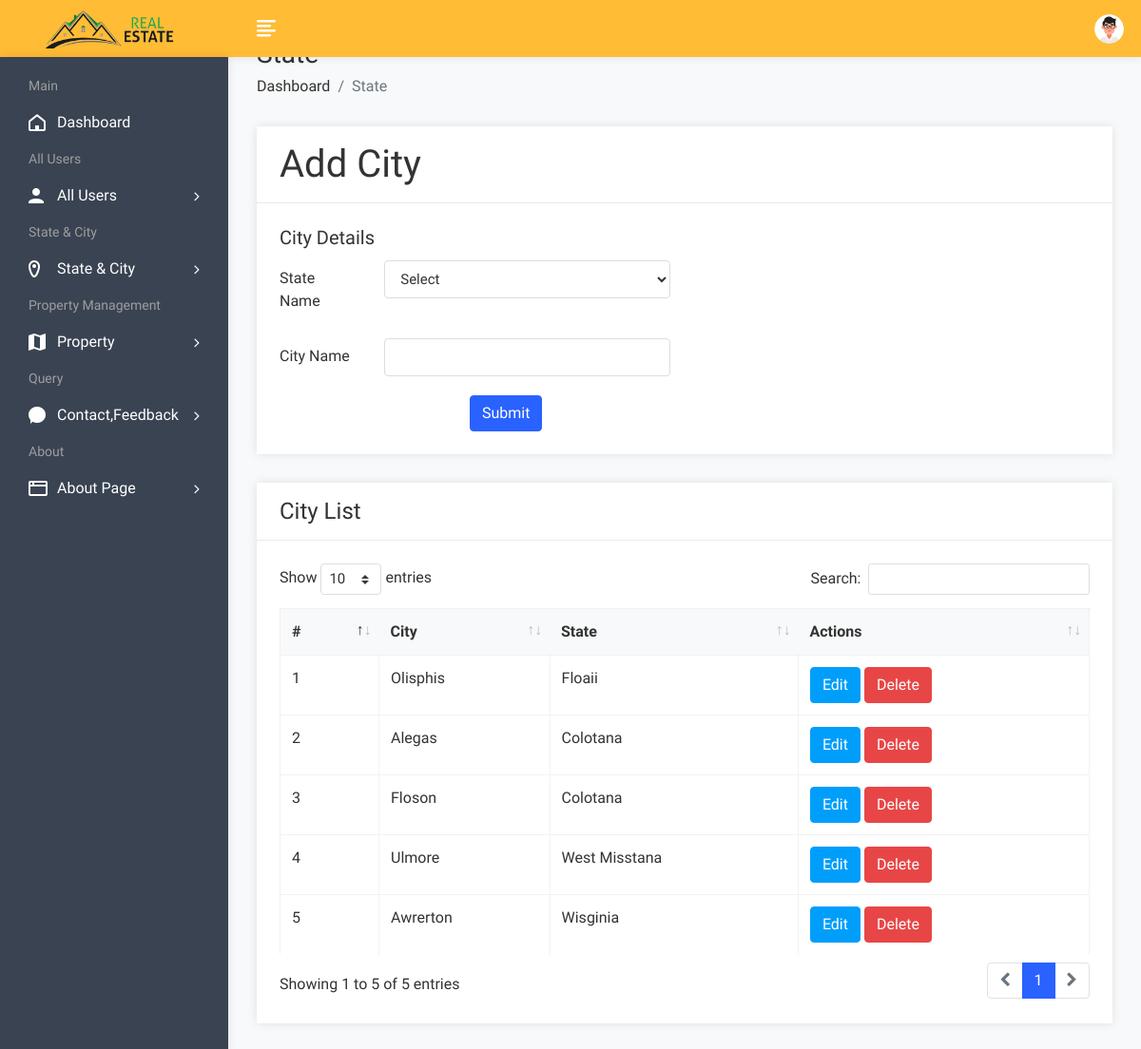
Before: /admin/cityadd.php (signed in) with the older database file.
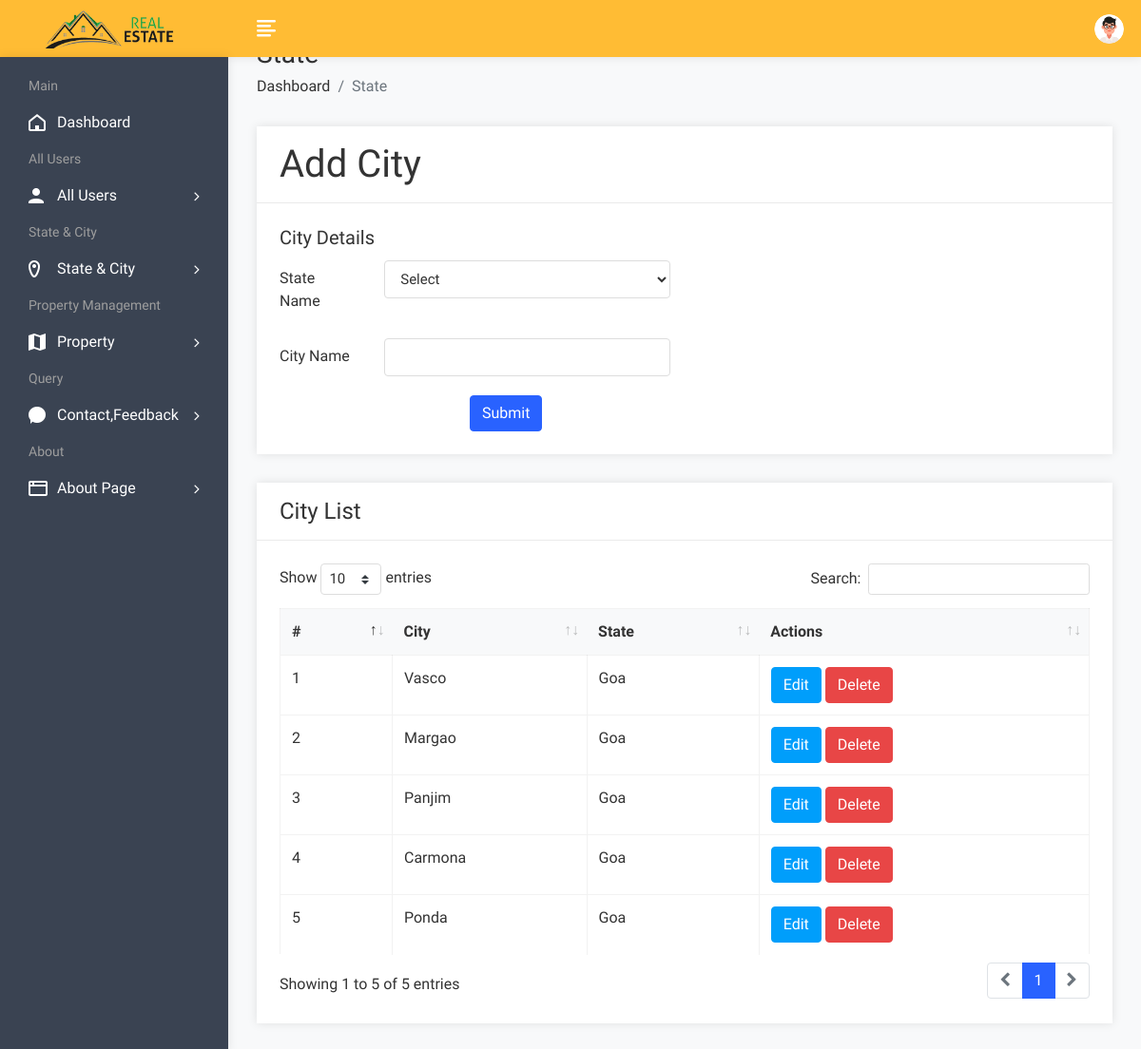
After: the same page with the newer database file.
### tables this page shows
CREATE TABLE `city` (
  `cid` int(50) NOT NULL,
  `cname` varchar(100) NOT NULL,
  `sid` int(50) NOT NULL
);

CREATE TABLE `state` (
  `sid` int(50) NOT NULL,
  `sname` varchar(100) NOT NULL
);

### admin/cityadd.php (the view, shortened to what this page needs)
<!DOCTYPE html>
<html lang="en">
<head>
        <link rel="stylesheet" href="assets/css/bootstrap.min.css">
        <link rel="stylesheet" href="assets/css/font-awesome.min.css">
        <link rel="stylesheet" href="assets/css/feathericon.min.css">
		<link rel="stylesheet" href="assets/plugins/datatables/dataTables.bootstrap4.min.css">
		<link rel="stylesheet" href="assets/plugins/datatables/responsive.bootstrap4.min.css">
		<link rel="stylesheet" href="assets/plugins/datatables/select.bootstrap4.min.css">
		<link rel="stylesheet" href="assets/plugins/datatables/buttons.bootstrap4.min.css">
        <link rel="stylesheet" href="assets/css/style.css">
    </head>
    <body>
			<?php include("header.php");?>
            <div class="page-wrapper">
                <div class="content container-fluid">
					<div class="page-header">
						<div class="row">
							<div class="col">
								<h3 class="page-title">State</h3>
								<ul class="breadcrumb">
									<li class="breadcrumb-item"><a href="dashboard.php">Dashboard</a></li>
									<li class="breadcrumb-item active">State</li>
								</ul>
							</div>
						</div>
					</div>
					<div class="row">
						<div class="col-md-12">
							<div class="card">
								<div class="card-header">
									<h1 class="card-title">Add City</h1>
								</div>
								<form method="post" id="insert product" enctype="multipart/form-data">
									<div class="card-body">
											<div class="row">
												<div class="col-xl-6">
													<h5 class="card-title">City Details</h5>
													<div class="form-group row">
														<label class="col-lg-3 col-form-label">State Name</label>
														<div class="col-lg-9" >
															<select class="form-control" name="state">
																<option value="">Select</option>
															</select>
														</div>
													</div>
													<div class="form-group row">
														<label class="col-lg-3 col-form-label">City Name</label>
														<div class="col-lg-9">
															<input type="text" class="form-control" name="city">
														</div>
													</div>
												</div>
											</div>
											<div class="text-left">
												<input type="submit" class="btn btn-primary"  value="Submit" name="insert" style="margin-left:200px;">
											</div>
									</div>
								</form>
							</div>
						</div>
					</div>
				<div class="row">
						<div class="col-sm-12">
							<div class="card">
								<div class="card-header">
									<h4 class="card-title">City List</h4>
								</div>
								<div class="card-body">
									<table id="basic-datatable" class="table table-bordered table-hover">
                                            <thead>
                                                <tr>
                                                    <th>#</th>
                                                    <th>City</th>
													<th>State</th>
													<th>Actions</th>
                                                </tr>
                                            </thead>
                                            <tbody>
											<?php
												$query=mysqli_query($con,"select city.*,state.sname from city,state where city.sid=state.sid");
												$cnt=1;
												while($row=mysqli_fetch_array($query))
													{
											?>
                                                <tr>
                                                    <td><?php echo $cnt; ?></td>
                                                    <td><?php echo $row['1']; ?></td>
													<td><?php echo $row['sname']; ?></td>
													<td><a href="cityedit.php?id=<?php echo $row['0']; ?>"><button class="btn btn-info">Edit</button></a>
                                                   <a href="citydelete.php?id=<?php echo $row['0']; ?>"><button class="btn btn-danger">Delete</button></a></td>
                                                </tr>
                                                <?php $cnt=$cnt+1; } ?>
                                            </tbody>
                                        </table>
								</div>
							</div>
						</div>
					</div>
				</div>
			</div>
    </body>
</html>

Changed rows visible on the page:
changed city: cname "Olisphis" → "Vasco"; sid.sname "Floaii" → "Goa"
changed city: cname "Alegas" → "Margao"; sid.sname "Colotana" → "Goa"
changed city: cname "Floson" → "Panjim"; sid.sname "Colotana" → "Goa"
changed city: cname "Ulmore" → "Carmona"; sid.sname "West Misstana" → "Goa"
changed city: cname "Awrerton" → "Ponda"; sid.sname "Wisginia" → "Goa"
